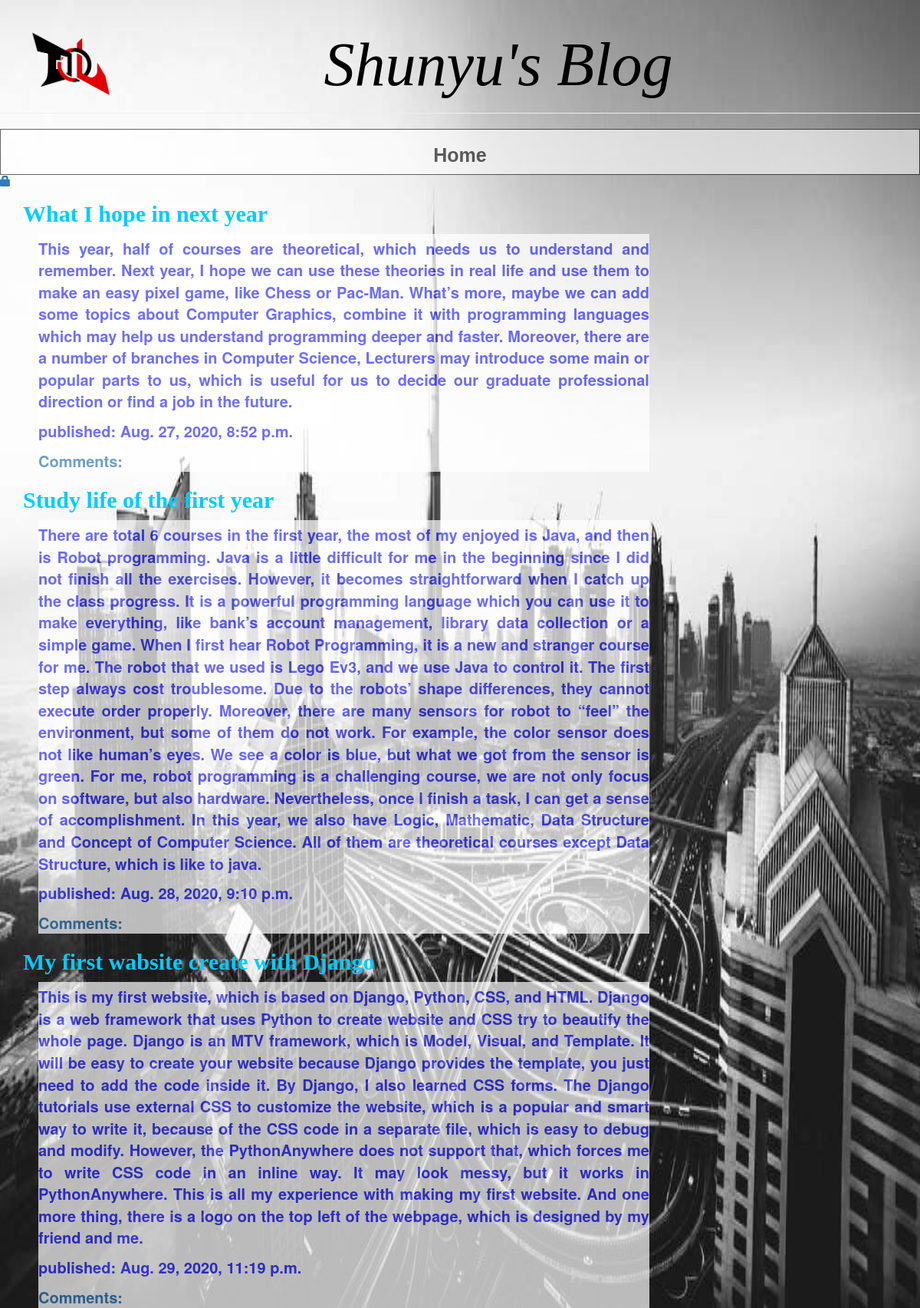
The page / on the database its author committed.
### blog/models.py (models this page shows, shortened)
class Post(models.Model):
    author = models.ForeignKey(settings.AUTH_USER_MODEL, on_delete=models.CASCADE)
    title = models.CharField(max_length=200)
    text = models.TextField()
    created_date = models.DateTimeField(default=timezone.now)
    published_date = models.DateTimeField(blank=True, null=True)

### blog/views.py (the view)
# urls.py: path('', views.post_list, name='post_list'),
def post_list(request):
    posts = Post.objects.filter(published_date__lte=timezone.now()).order_by('published_date')
    return render(request, 'blog/post_list.html', {'posts': posts})

### blog/templates/blog/post_list.html
{% extends 'blog/base.html' %}
    {% block content %}
        <div style="width:85%; Border:none; text-align:left">
        {% for post in posts %}
            <div>
                <h2><a href="{% url 'post_detail' pk=post.pk %}" style="color:#00CCFF; font-family:Times New Roman; font-weight:bold ">{{ post.title }}</a></h2>
                <div style="Border:0px; width:125%; background-color:#FFFFFF; opacity:0.7; color:#3333FF; font-size:20px; font-weight:bold; text-align:justify; margin-left:20px; padding-top:5px">
                <p>{{ post.text|linebreaksbr }} </p>
                <p>published: {{ post.published_date }}</p>
                <a href="{% url 'post_detail' pk=post.pk %}">Comments: {{ post.approved_comments.count }}</a>
                </div>
            </div>
        {% endfor %}
    {% endblock %}

### rows shown on the page
Post: title "What I hope in next year", text "This year, half of courses are theoretical, which needs us to understand and remember. Next year, I hope we can use these theories in real life and use them to make an easy pixel game, like Chess or Pac-Man. What’s more, maybe we can add some topics about Computer Graphics, combine it with programming languages which may help us understand programming deeper and faster. Moreover, there are a number of branches in Computer Science, Lecturers may introduce some main or popular parts to us, which is useful for us to decide our graduate professional direction or find a job in the future.", published_date "Aug. 27, 2020, 8:52 p.m."
Post: title "Study life of the first year", text "There are total 6 courses in the first year, the most of my enjoyed is Java, and then is Robot programming. Java is a little difficult for me in the beginning since I did not finish all the exercises. However, it becomes straightforward when I catch up the class progress. It is a powerful programming language which you can use it to make everything, like bank’s account management, library data collection or a simple game. When I first hear Robot Programming, it is a new and stranger course for me. The robot that we used is Lego Ev3, and we use Java to control it. The first step always cost troublesome. Due to the robots’ shape differences, they cannot execute order properly. Moreover, there…", published_date "Aug. 28, 2020, 9:10 p.m."
Post: title "My first wabsite create with Django", text "This is my first website, which is based on Django, Python, CSS, and HTML. Django is a web framework that uses Python to create website and CSS try to beautify the whole page. Django is an MTV framework, which is Model, Visual, and Template. It will be easy to create your website because Django provides the template, you just need to add the code inside it. By Django, I also learned CSS forms. The Django tutorials use external CSS to customize the website, which is a popular and smart way to write it, because of the CSS code in a separate file, which is easy to debug and modify. However, the PythonAnywhere does not support that, which forces me to write CSS code in an inline way. It may…", published_date "Aug. 29, 2020, 11:19 p.m."
